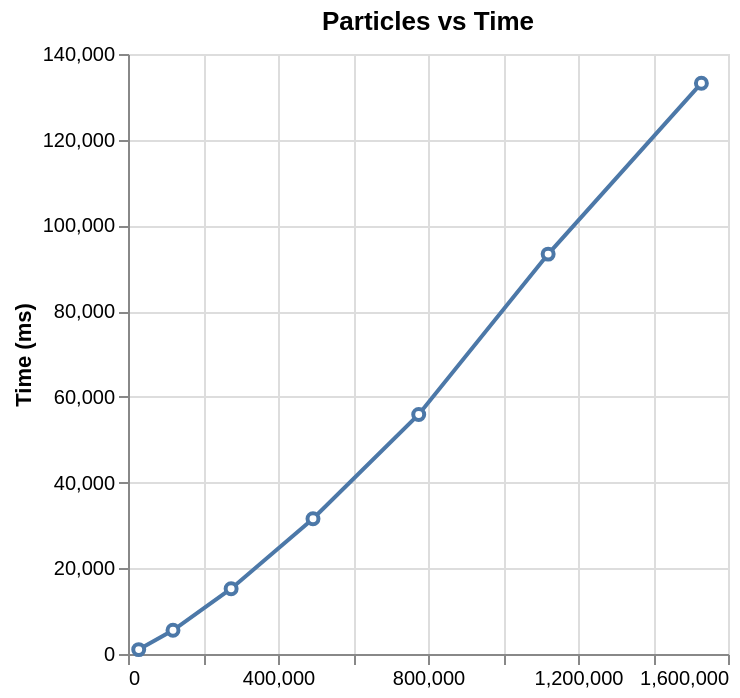

Write notebook code for a chart like this one.
### Code cell
import altair as alt
base = alt.Chart(data).mark_line(point=alt.OverlayMarkDef(filled=False, fill="white")).encode(
    x=alt.X('Particles:Q', title=''),
    y=alt.Y('Time:Q', title='Time (ms)'),
    tooltip= ['Particles:N', alt.Tooltip('Time:Q', title='Time (ms)')],
).properties(
    title='Particles vs Time'
)
base

### Figure 1 — Vega-Lite specification as saved in the notebook (floating-point values rounded to 4 significant figures)
{"config": {"view": {"continuousWidth": 300, "continuousHeight": 300}}, "data": {"name": "data-202aa48bf3cb7f0eac967c15f5283a94"}, "mark": {"type": "line", "point": {"fill": "white", "filled": false}}, "encoding": {"tooltip": [{"field": "Particles", "type": "nominal"}, {"field": "Time", "title": "Time (ms)", "type": "quantitative"}], "x": {"field": "Particles", "title": "", "type": "quantitative"}, "y": {"field": "Time", "title": "Time (ms)", "type": "quantitative"}}, "title": "Particles vs Time", "$schema": "https://vega.github.io/schema/vega-lite/v6.4.1.json", "datasets": {"data-202aa48bf3cb7f0eac967c15f5283a94": [{"Heightfield Dimensions": 350, "Particles": 1529075, "Time": 133194, "Time per Particle": 0.08711}, {"Heightfield Dimensions": 300, "Particles": 1120414, "Time": 93306, "Time per Particle": 0.08328}, {"Heightfield Dimensions": 250, "Particles": 775251, "Time": 55890, "Time per Particle": 0.07209}, {"Heightfield Dimensions": 200, "Particles": 493312, "Time": 31552, "Time per Particle": 0.06396}, {"Heightfield Dimensions": 150, "Particles": 274996, "Time": 15235, "Time per Particle": 0.0554}, {"Heightfield Dimensions": 100, "Particles": 119998, "Time": 5532, "Time per Particle": 0.0461}, {"Heightfield Dimensions": 50, "Particles": 28567, "Time": 1025, "Time per Particle": 0.03588}]}}
